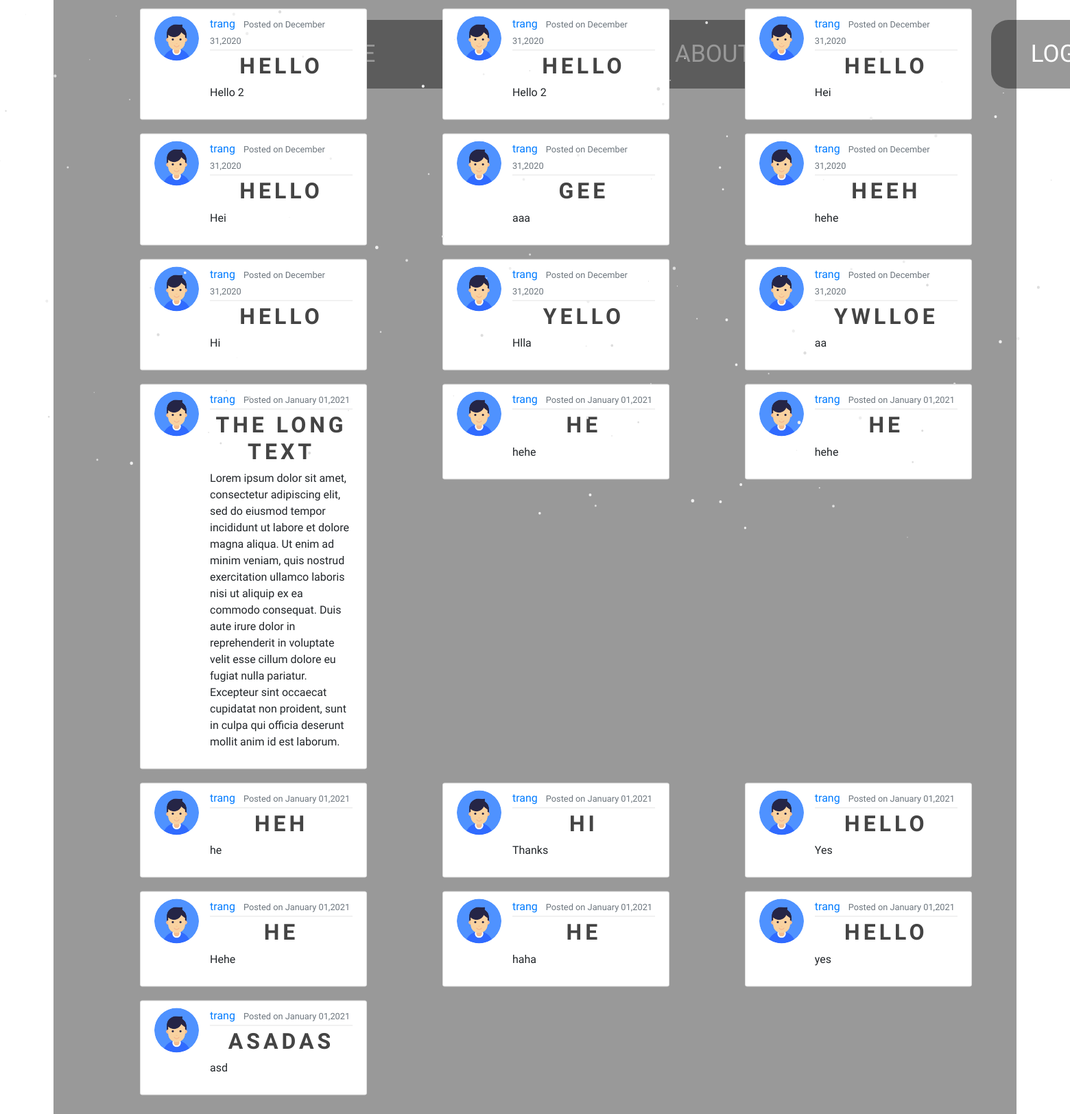
Screenshot of /thanks with the database file from the repository.
### SecretSanta/models.py (models this page shows, shortened)
class Post(db.Model):
    id = db.Column(db.Integer, primary_key=True)
    title = db.Column(db.String(100), nullable=False)
    date_posted = db.Column(db.DateTime,
                            nullable=False,
                            default=datetime.utcnow)
    content = db.Column(db.Text, nullable=False)
    user_id = db.Column(db.Integer, db.ForeignKey('user.id'), nullable=False)

class User(db.Model, UserMixin):
    id = db.Column(db.Integer, primary_key=True)
    username = db.Column(db.String(12), unique=True, nullable=False)
    email = db.Column(db.String(30), unique=True, nullable=False)
    image_file = db.Column(db.String(20),
                           nullable=False,
                           default='default.png')
    password = db.Column(db.String(60), nullable=False)
    posts = db.relationship('Post', backref='author', lazy=True)

### SecretSanta/routes.py (the view)
@app.route("/thanks")
def thanks():
    posts = Post.query.all()
    return render_template("thanks.html", title="Thanks", posts=posts)

### SecretSanta/templates/thanks.html (shortened to what this page needs)
{% extends "base.html" %} {% block body %}
<div class="wrapper-post">
  <link
    rel="stylesheet"
    href="https://maxcdn.bootstrapcdn.com/bootstrap/4.0.0/css/bootstrap.min.css"
  />
  {% for post in posts %}
  <section class="display-content">
    <article class="media content-section">
      <img
        class="rounded-circle article-img"
        src="{{url_for('static', filename='profile_pics/'+ post.author.image_file)}}"
      />
      <div class="media-body">
        <div class="article-metadata">
          <a class="mr-2" href="#">{{post.author.username}}</a>
          <small class="text-muted"
            >Posted on {{ post.date_posted.strftime('%B %d,%Y') }}</small
          >
        </div>
        <h2>
          <a
            class="article-title"
            href="{{url_for('new_post',post_id=post.id)}}"
            >{{post.title}}</a
          >
        </h2>
        <p class="article-content">{{ post.content }}</p>
      </div>
    </article>
  </section>
  {% endfor %}
</div>
{% endblock body%}

### SecretSanta/templates/base.html (shortened to what this page needs)
<!DOCTYPE html>
<html>
  <head>
    <link
      rel="stylesheet"
      type="text/css"
      href="{{url_for('static',filename='main.css')}}"
    />
    <link
      rel="stylesheet"
      href="https://use.fontawesome.com/releases/v5.8.1/css/all.css"
    />
  </head>
  <body>
    <div class="nav-bar">
      <ul class="menu-bar">
        <li class="nav"><a href="{{url_for('home')}}">HOME</a></li>
        <li class="nav">
          <a href="{{url_for('secretsanta')}}">SECRET SANTA</a>
        </li>
        <li class="nav"><a href="{{url_for('about')}}">ABOUT</a></li>
        <li class="nav"><a href="{{url_for('thanks')}}">THANKS</a></li>
      </ul>
      <ul class="users">
        {% if current_user.is_authenticated %}
        <li class="nav"><a href="{{url_for('new_post')}}">POST</a></li>
        <li class="nav"><a href="{{url_for('profile')}}">PROFILE</a></li>
        <li class="nav"><a href="{{url_for('logout')}}">LOG OUT</a></li>
        {% else %}
        <li class="nav"><a href="{{url_for('login')}}">LOG IN</a></li>
        {% endif %}
      </ul>
    </div>
     {%block body%}{%endblock body%}
  </body>
</html>

### SecretSanta/static/main.css (style rules this page uses)
body, html { background: url(/static/img/background.jpg) center; height: 100%; margin: 0; font-family: "Gochi Hand", cursive !important; }
.nav-bar { display: flex; margin-left: 25%; margin-right: 38%; }
.menu-bar, .users { margin-top: 5%; border-radius: 25px; display: inline-flex; background-color: rgba(0, 0, 0, 0.4); -webkit-backdrop-filter: blur(10px); backdrop-filter: blur(10px); align-items: center; padding: 0 10px; }
.users { margin-left: 10%; }
.menu-bar li, .users li { list-style: none; padding: 12px 16px; margin: 0 8px; position: relative; cursor: pointer; white-space: nowrap; font-size: 20px; }
.nav-bar ul li a { text-decoration: none; color: #fff; padding: 12px 16px; margin: 0 8px; position: relative; cursor: pointer; white-space: nowrap; font-size: 35px; }
.menu-bar li::before, .users li::before { content: " "; position: absolute; top: 0; left: 0; height: 100%; width: 100%; z-index: -1; transition: 0.2s; border-radius: 25px; }
h2 { text-align: center; font-size: 1em; text-transform: uppercase; letter-spacing: 5px; color: #e8edec; font-size: 40px; color: rgb(239, 47, 60); }
.wrapper-post { width: 90%; height: auto; padding: 40px 40px; position: absolute; top: 50%; left: 50%; transform: translate(-50%, -50%); border-radius: 20px; background-color: rgba(0, 0, 0, 0.4); }
.content-section { background: #ffffff; padding: 10px 20px; border: 1px solid #dddddd; border-radius: 3px; margin-bottom: 20px; }
.article-title { color: #444444; font-weight: bold; }
.article-content { white-space: pre-line; }
.article-img { height: 65px; width: 65px; margin-right: 16px; }
.article-metadata { padding-bottom: 1px; margin-bottom: 4px; border-bottom: 1px solid #e3e3e3; }
.display-content { display: inline-block; margin: 0 1.5%; width: 30%; padding-left: 5%; }

### rows the page displays
Post: image_file (placeholder picture), author.username "trang", date_posted "December 31,2020", title "HELLO", content "Hello 2"
Post: image_file (placeholder picture), author.username "trang", date_posted "December 31,2020", title "HELLO", content "Hello 2"
Post: image_file (placeholder picture), author.username "trang", date_posted "December 31,2020", title "HELLO", content "Hei"
Post: image_file (placeholder picture), author.username "trang", date_posted "December 31,2020", title "HELLO", content "Hei"
Post: image_file (placeholder picture), author.username "trang", date_posted "December 31,2020", title "GEE", content "aaa"
Post: image_file (placeholder picture), author.username "trang", date_posted "December 31,2020", title "HEEH", content "hehe"
Post: image_file (placeholder picture), author.username "trang", date_posted "December 31,2020", title "HELLO", content "Hi"
Post: image_file (placeholder picture), author.username "trang", date_posted "December 31,2020", title "YELLO", content "Hlla"
Post: image_file (placeholder picture), author.username "trang", date_posted "December 31,2020", title "YWLLOE", content "aa"
Post: image_file (placeholder picture), author.username "trang", date_posted "January 01,2021", title "THE LONG TEXT", content "Lorem ipsum dolor sit amet, consectetur adipiscing elit, sed do eiusmod tempor incididunt ut labore et dolore magna aliqua. Ut enim ad minim veniam, quis nostrud exercitation ullamco laboris nisi ut aliquip ex ea commodo consequat. Duis aute irure dolor in reprehenderit in voluptate velit esse cillum dolore eu fugiat nulla pariatur. Excepteur sint occaecat cupidatat non proident, sunt in culpa qui officia deserunt mollit anim id est laborum."
Post: image_file (placeholder picture), author.username "trang", date_posted "January 01,2021", title "HE", content "hehe"
Post: image_file (placeholder picture), author.username "trang", date_posted "January 01,2021", title "HE", content "hehe"
Post: image_file (placeholder picture), author.username "trang", date_posted "January 01,2021", title "HEH", content "he"
Post: image_file (placeholder picture), author.username "trang", date_posted "January 01,2021", title "HI", content "Thanks"
Post: image_file (placeholder picture), author.username "trang", date_posted "January 01,2021", title "HELLO", content "Yes"
Post: image_file (placeholder picture), author.username "trang", date_posted "January 01,2021", title "HE", content "Hehe"
Post: image_file (placeholder picture), author.username "trang", date_posted "January 01,2021", title "HE", content "haha"
Post: image_file (placeholder picture), author.username "trang", date_posted "January 01,2021", title "HELLO", content "yes"
Post: image_file (placeholder picture), author.username "trang", date_posted "January 01,2021", title "ASADAS", content "asd"
